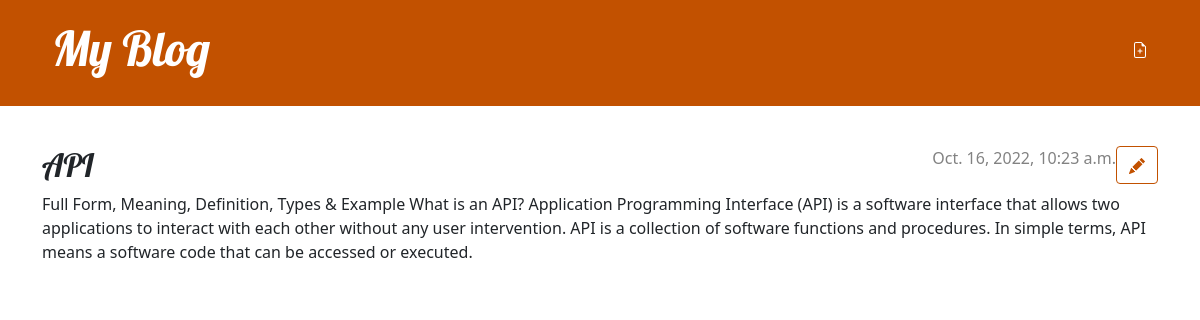
Screenshot of /post/7/ with the database file from the repository.
### blogs/models.py (models this page shows, shortened)
class Post (models.Model):
    author = models.ForeignKey(settings.AUTH_USER_MODEL, on_delete=models.CASCADE)
    title = models.CharField(max_length=200)
    text = models.TextField()
    created_date = models.DateTimeField(default=timezone.now)
    published_date = models.DateTimeField(blank=True, null=True)

### blogs/views.py (the view)
# urls.py: path('post/<int:pk>/',views.post_detail, name='post_detail'),
def post_detail(request, pk):
    post = get_object_or_404(Post, pk=pk)
    return render(request, 'blogs/post_detail.html', {'post': post})

### blogs/templates/blogs/post_detail.html (shortened to what this page needs)
{% extends 'blogs/base.html' %}
{% block content %}
    <article class="post">
        <aside class="actions">
            <a class="btn btn-secondary" href="{% url 'post_edit' pk=post.pk %}">
            </a>
        </aside>
        {% if post.published_date %}
            <time class="date">
                {{ post.published_date }}
            </time>
        {% endif %}
        <h2>{{ post.title }}</h2>
        <p>{{ post.text|linebreaksbr }}</p>
    </article>
{% endblock %}

### blogs/static/css/blog.css (style rules this page uses)
h1, h2, h3, h4 { font-family: 'Lobster', cursive; }
.date { color: #828282; }
.post { margin-bottom: 70px; }
.post > .date, .post > .actions { float: right; }
.btn-secondary, .btn-secondary:visited { color: #C25100; background: none; border-color: #C25100; }

### rows the page displays
Post: published_date "Oct. 16, 2022, 10:23 a.m.", title "API", text "Full Form, Meaning, Definition, Types & Example What is an API? Application Programming Interface (API) is a software interface that allows two applications to interact with each other without any user intervention. API is a collection of software functions and procedures. In simple terms, API means a software code that can be accessed or executed."
